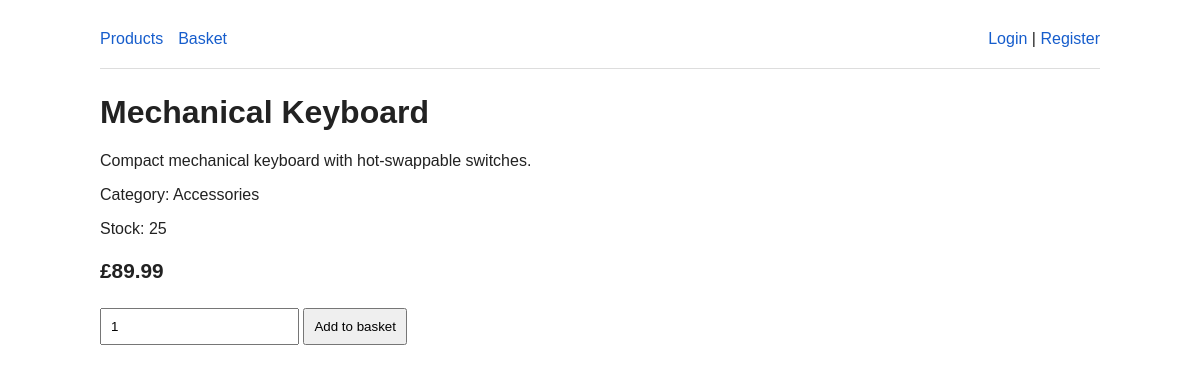
Page /product/1 on the committed database.
### app/models.py (models this page shows)
class Product(db.Model):
    id = db.Column(db.Integer, primary_key=True)
    name = db.Column(db.String(150), nullable=False)
    description = db.Column(db.Text, nullable=False)
    price = db.Column(db.Float, nullable=False)
    stock = db.Column(db.Integer, nullable=False, default=0)
    category = db.Column(db.String(80), nullable=False)

### app/routes.py (the view)
@web.route("/product/<int:product_id>")
def product(product_id):
    product = db.session.get(Product, product_id)
    if not product:
        return "Product not found", 404
    return render_template("product.html", product=product, user=current_user())

### app/routes.py (called while the page is built)
def current_user():
    uid = session.get("user_id")
    return db.session.get(User, uid) if uid else None

### app/templates/product.html
{% extends "base.html" %}
{% block content %}
<h1>{{ product.name }}</h1>
<p>{{ product.description }}</p>
<p>Category: {{ product.category }}</p>
<p>Stock: {{ product.stock }}</p>
<p class="price">£{{ "%.2f"|format(product.price) }}</p>
<form method="post" action="{{ url_for('web.add_to_cart', product_id=product.id) }}">
  <input type="number" name="quantity" value="1" min="1">
  <button>Add to basket</button>
</form>
{% endblock %}

### app/templates/base.html (style rules this page uses)
body { font-family: Arial, sans-serif; max-width: 1000px; margin: 30px auto; padding: 0 20px; color: #222; }
.price { font-size:1.3em; font-weight:bold; }
input, button { padding:9px; margin:4px 0; }
button { cursor:pointer; }

### rows in the picture
Product: name "Mechanical Keyboard", description "Compact mechanical keyboard with hot-swappable switches.", category "Accessories", stock "25", price "89.99"
